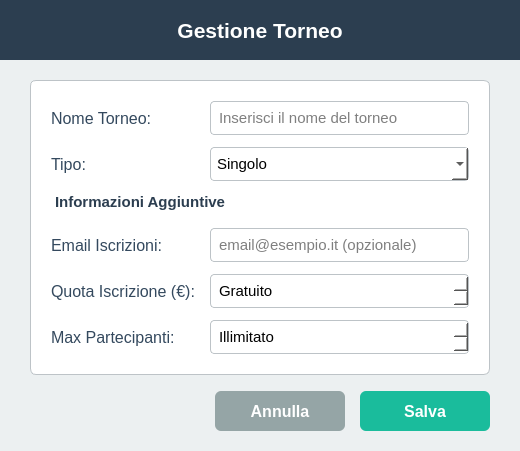
<?xml version="1.0" encoding="UTF-8"?>
<ui version="4.0">
 <class>TournamentDialog</class>
 <widget class="QDialog" name="TournamentDialog">
  <property name="geometry">
   <rect><x>0</x><y>0</y><width>520</width><height>440</height></rect>
  </property>
  <property name="windowTitle"><string>Torneo</string></property>
  <property name="styleSheet">
   <string>
QDialog { background-color: #ecf0f1; }
QLabel { color: #34495e; font-family: Helvetica; font-size: 12pt; }
QLineEdit, QComboBox, QDoubleSpinBox, QSpinBox {
    border: 1px solid #bdc3c7;
    border-radius: 4px;
    padding: 6px;
    font-family: Helvetica;
    font-size: 11pt;
    background-color: white;
}
QLineEdit:focus, QComboBox:focus,
QDoubleSpinBox:focus, QSpinBox:focus { border: 1px solid #3498db; }
   </string>
  </property>

  <layout class="QVBoxLayout" name="verticalLayout_main">
   <property name="spacing"><number>0</number></property>
   <property name="leftMargin"><number>0</number></property>
   <property name="topMargin"><number>0</number></property>
   <property name="rightMargin"><number>0</number></property>
   <property name="bottomMargin"><number>0</number></property>

   <!-- HEADER -->
   <item>
    <widget class="QFrame" name="frame_header">
     <property name="minimumSize"><size><width>0</width><height>60</height></size></property>
     <property name="maximumSize"><size><width>16777215</width><height>60</height></size></property>
     <property name="styleSheet"><string>QFrame#frame_header { background-color: #2c3e50; }</string></property>
     <layout class="QVBoxLayout" name="vl_header">
      <item>
       <widget class="QLabel" name="label_dialog_title">
        <property name="text"><string>Gestione Torneo</string></property>
        <property name="alignment"><set>Qt::AlignCenter</set></property>
        <property name="styleSheet">
         <string>QLabel { color: white; font-family: Helvetica; font-size: 16pt; font-weight: bold; }</string>
        </property>
       </widget>
      </item>
     </layout>
    </widget>
   </item>

   <!-- FORM BODY -->
   <item>
    <layout class="QVBoxLayout" name="vl_body">
     <property name="spacing"><number>16</number></property>
     <property name="leftMargin"><number>30</number></property>
     <property name="topMargin"><number>20</number></property>
     <property name="rightMargin"><number>30</number></property>
     <property name="bottomMargin"><number>20</number></property>

     <item>
      <widget class="QFrame" name="form_frame">
       <property name="styleSheet">
        <string>
QFrame#form_frame {
    background-color: #ffffff;
    border: 1px solid #bdc3c7;
    border-radius: 6px;
}
        </string>
       </property>
       <layout class="QGridLayout" name="gridLayout">
        <property name="leftMargin"><number>20</number></property>
        <property name="topMargin"><number>20</number></property>
        <property name="rightMargin"><number>20</number></property>
        <property name="bottomMargin"><number>20</number></property>
        <property name="horizontalSpacing"><number>15</number></property>
        <property name="verticalSpacing"><number>12</number></property>

        <!-- ── riga 0: Nome ── -->
        <item row="0" column="0">
         <widget class="QLabel" name="label_nome"><property name="text"><string>Nome Torneo:</string></property></widget>
        </item>
        <item row="0" column="1">
         <widget class="QLineEdit" name="entry_nome">
          <property name="maxLength"><number>100</number></property>
          <property name="placeholderText"><string>Inserisci il nome del torneo</string></property>
         </widget>
        </item>

        <!-- ── riga 1: Tipo ── -->
        <item row="1" column="0">
         <widget class="QLabel" name="label_tipo"><property name="text"><string>Tipo:</string></property></widget>
        </item>
        <item row="1" column="1">
         <widget class="QComboBox" name="combo_tipo">
          <item><property name="text"><string>Singolo</string></property></item>
          <item><property name="text"><string>Doppio / Squadre</string></property></item>
         </widget>
        </item>

        <!-- ── separatore Informazioni Aggiuntive ── -->
        <item row="2" column="0" colspan="2">
         <widget class="QLabel" name="label_section_extra">
          <property name="text"><string>Informazioni Aggiuntive</string></property>
          <property name="styleSheet">
           <string>QLabel { color: #2c3e50; font-weight: bold; font-size: 11pt; border-bottom: 1px solid #bdc3c7; padding-bottom: 4px; }</string>
          </property>
         </widget>
        </item>

        <!-- ── riga 3: Email Iscrizioni ── -->
        <item row="3" column="0">
         <widget class="QLabel" name="label_email">
          <property name="text"><string>Email Iscrizioni:</string></property>
         </widget>
        </item>
        <item row="3" column="1">
         <widget class="QLineEdit" name="entry_email">
          <property name="maxLength"><number>200</number></property>
          <property name="placeholderText"><string>email@esempio.it (opzionale)</string></property>
         </widget>
        </item>

        <!-- ── riga 4: Quota Iscrizione ── -->
        <item row="4" column="0">
         <widget class="QLabel" name="label_quota">
          <property name="text"><string>Quota Iscrizione (€):</string></property>
         </widget>
        </item>
        <item row="4" column="1">
         <widget class="QDoubleSpinBox" name="spin_quota">
          <property name="minimum"><double>0.00</double></property>
          <property name="maximum"><double>9999.99</double></property>
          <property name="decimals"><number>2</number></property>
          <property name="singleStep"><double>1.00</double></property>
          <property name="value"><double>0.00</double></property>
          <property name="specialValueText"><string>Gratuito</string></property>
         </widget>
        </item>

        <!-- ── riga 5: Max Partecipanti ── -->
        <item row="5" column="0">
         <widget class="QLabel" name="label_max">
          <property name="text"><string>Max Partecipanti:</string></property>
         </widget>
        </item>
        <item row="5" column="1">
         <widget class="QSpinBox" name="spin_max">
          <property name="minimum"><number>0</number></property>
          <property name="maximum"><number>9999</number></property>
          <property name="value"><number>0</number></property>
          <property name="specialValueText"><string>Illimitato</string></property>
         </widget>
        </item>

       </layout>
      </widget>
     </item>

     <!-- BUTTONS -->
     <item>
      <layout class="QHBoxLayout" name="hl_buttons">
       <property name="spacing"><number>15</number></property>
       <item>
        <spacer><property name="orientation"><enum>Qt::Horizontal</enum></property><property name="sizeHint" stdset="0"><size><width>40</width><height>20</height></size></property></spacer>
       </item>
       <item>
        <widget class="QPushButton" name="btn_cancel">
         <property name="minimumSize"><size><width>130</width><height>40</height></size></property>
         <property name="text"><string>Annulla</string></property>
         <property name="styleSheet">
          <string>QPushButton { background-color: #95a5a6; color: white; border-radius: 6px; font-family: Helvetica; font-size: 12pt; font-weight: bold; } QPushButton:hover { background-color: #7f8c8d; }</string>
         </property>
        </widget>
       </item>
       <item>
        <widget class="QPushButton" name="btn_save">
         <property name="minimumSize"><size><width>130</width><height>40</height></size></property>
         <property name="text"><string>Salva</string></property>
         <property name="styleSheet">
          <string>QPushButton { background-color: #1abc9c; color: white; border-radius: 6px; font-family: Helvetica; font-size: 12pt; font-weight: bold; } QPushButton:hover { background-color: #16a085; }</string>
         </property>
         <property name="default"><bool>true</bool></property>
        </widget>
       </item>
      </layout>
     </item>

    </layout>
   </item>
  </layout>
 </widget>
 <resources/>
 <connections>
  <connection>
   <sender>btn_save</sender>
   <signal>clicked()</signal>
   <receiver>TournamentDialog</receiver>
   <slot>accept()</slot>
  </connection>
  <connection>
   <sender>btn_cancel</sender>
   <signal>clicked()</signal>
   <receiver>TournamentDialog</receiver>
   <slot>reject()</slot>
  </connection>
 </connections>
</ui>
